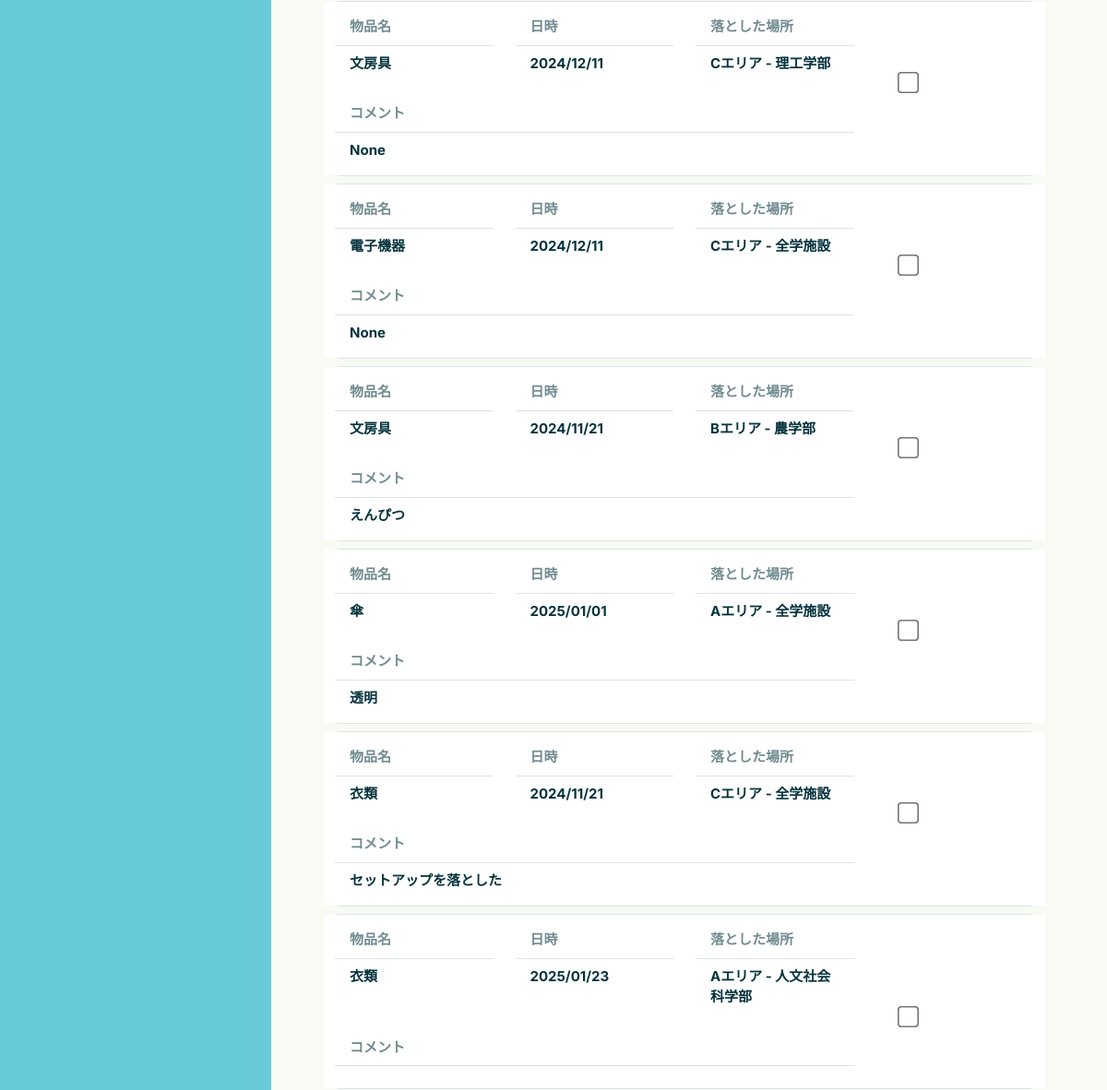
Page /mypage/student/ (middle part) on the earlier database version.
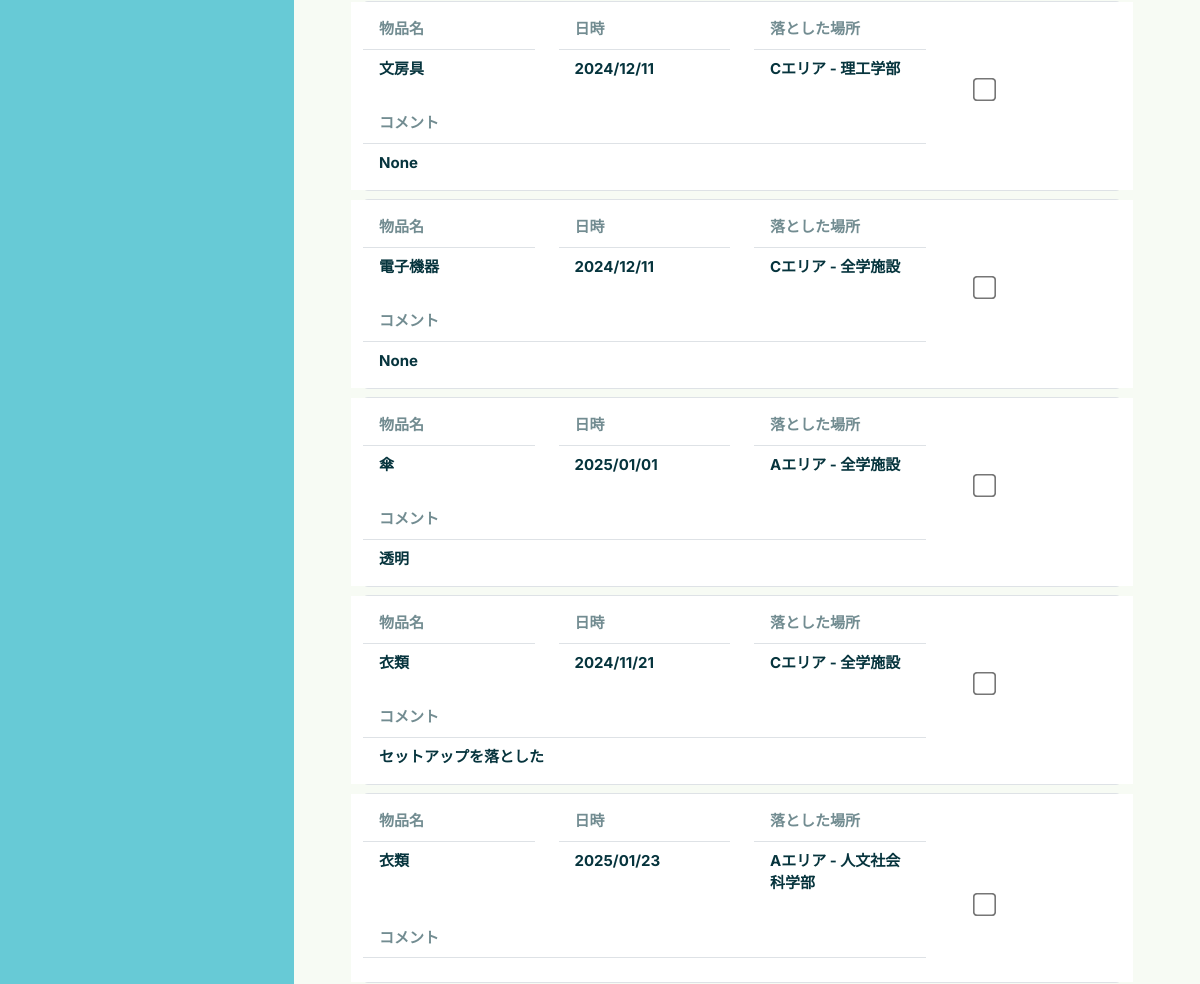
Same page on the later database version.
### top/models.py (models this page shows, shortened)
class Item(models.Model):
    item_id = models.AutoField(primary_key=True)
    item_name = models.ForeignKey(ItemsNameTag, on_delete=models.CASCADE, verbose_name="Item Name")
    PorD_location = models.ForeignKey(PickedOrDroppedLocationsTag, on_delete=models.CASCADE,
                                      verbose_name="Picked or Dropped Location")
    storage_location = models.ForeignKey(StorageLocationsTag, on_delete=models.CASCADE, verbose_name="Storage Location", null=True)
    item_type = models.IntegerField(verbose_name="Item Type", help_text="0: Found, 1: Lost")
    status = models.SmallIntegerField(verbose_name="Status", help_text="0: Pending, 1: In Progress, 2: Resolved")
    created_at = models.DateTimeField() # 時間を自動的に更新しない
    updated_at = models.DateTimeField(auto_now=True, null=True, blank=True)
    contact_email = models.EmailField(max_length=100, null=True, blank=True)
    contact_phone = models.CharField(max_length=20, null=True, blank=True)
    description = models.TextField(null=True, blank=True)

class ItemsNameTag(models.Model):
    item_name_id = models.AutoField(primary_key=True)
    item_name = models.CharField(max_length=100, verbose_name="Name tags for items",
                                 help_text="Stationery, clothing, electronic equipment, etc.")
    description = models.TextField(null=True, blank=True)
    def __str__(self):
        return self.item_name

class PickedOrDroppedLocationsTag(models.Model):
    PorD_location_id = models.AutoField(primary_key=True)
    picked_or_dropped_location_name = models.CharField(max_length=100, verbose_name="Location Name",
                                                       help_text="Name of the place where it was found or dropped, e.g., faculty building, student center, etc.")
    description = models.TextField(null=True, blank=True)
    def __str__(self):
        return self.picked_or_dropped_location_name

### mypage/views.py (the view)
# urls.py: path("student/", views.student_mypage, name="student_mypage"), # 学生マイページ表示
def student_mypage(request): # 表示用ビュー
    username = request.user.username # ユーザー名の取得
    useritems = Item.objects.filter(contact_email__startswith=username, item_type=1)
    if request.method == "POST":
        selected_ids = request.POST.getlist("selected_items") # チェックボックスで選択されたitem一覧
        print(selected_ids)
        Item.objects.filter(item_id__in=selected_ids).delete() # チェックボックスで選択したitemを削除
        return redirect("mypage:student_mypage")
    return render(request, "student.html", {"useritems":useritems})

### mypage/templates/student.html (shortened to what this page needs)
{% extends "base.html" %}
{% load static %}
{% block content %}
<form method="POST">
    <body>
        <div class="Student container-fluid row" style="display: flex; width:100%">
            <div class="col-lg-3 col-sm-12 text-center "style="background-color: #67CAD6" id="sidebar">
            </div>
            <div class="col-lg-8 col-sm-12 mt-3 mx-3" id="main-content">
                {% if useritems %}
                    <div id="content-desktop" style="display:none;">
                        {% for item in useritems %}
                            <div class="border  my-2 rounded">
                                <div class="row" style="background-color: #FFFFFF;">
                                    <div class="col-3 my-2">
                                        <ul class="list-group list-group-flush no-underline">
                                            <li class="list-group-item fw-bold" style="color: #06343D90; font-size:15px">物品名</li>
                                            <li class="list-group-item fw-bold" style="color: #06343D; font-size:15px">{{ item.item_name }}</li>
                                        </ul>
                                    </div>
                                    <div class="col-3 my-2">
                                        <ul class="list-group list-group-flush no-underline">
                                            <li class="list-group-item fw-bold" style="color: #06343D90; font-size:15px">日時</li>
                                            <li class="list-group-item fw-bold" style="color: #06343D; font-size:15px">{{ item.created_at | date:"Y/m/d" }}</li>
                                        </ul>
                                    </div>
                                    <div class="col-3 my-2">
                                        <ul class="list-group list-group-flush no-underline">
                                            <li class="list-group-item fw-bold" style="color: #06343D90; font-size:15px">落とした場所</li>
                                            <li class="list-group-item fw-bold" style="color: #06343D; font-size:15px">{{ item.PorD_location }}</li>
                                        </ul>
                                    </div>
                                    <div class="d-flex align-items-end justify-content-end col-1 mt-3">
                                        <input type="checkbox" class="large-checkbox" name="selected_items" value="{{ item.item_id }}">
                                    </div>
                                    <div class="col-12 col-md-9 my-2">
                                        <ul class="list-group list-group-flush no-underline">
                                            <li class="list-group-item fw-bold" style="color: #06343D90; font-size:15px">コメント</li>
                                            <li class="list-group-item fw-bold" style="color: #06343D; font-size:15px">{{ item.description }}</li>
                                        </ul>
                                    </div>
                                </div>
                            </div>
                        {% endfor %}
                    </div>
                {% else %}
                    <p>遺失物は登録されていません</p>
                {% endif %}
            </div>
        </div>
    </body>
</form>
{% endblock content %}

Differences in the rows shown:
removed Item: item_name "文房具", created_at "2024/11/21", PorD_location "Bエリア - 農学部", description "えんぴつ"
